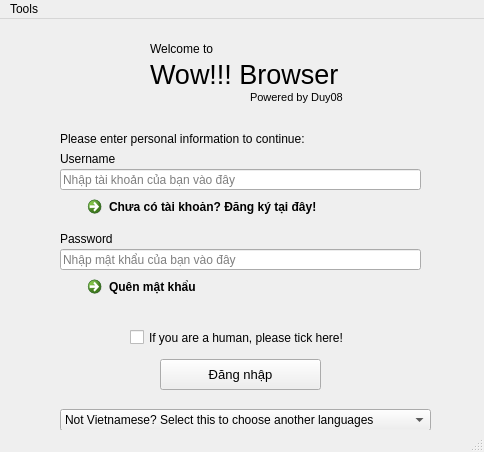
<?xml version="1.0" encoding="UTF-8"?>
<ui version="4.0">
 <class>MainWindow</class>
 <widget class="QMainWindow" name="MainWindow">
  <property name="geometry">
   <rect>
    <x>0</x>
    <y>0</y>
    <width>484</width>
    <height>452</height>
   </rect>
  </property>
  <property name="windowTitle">
   <string>MainWindow</string>
  </property>
  <widget class="QWidget" name="centralwidget">
   <widget class="QLabel" name="label">
    <property name="geometry">
     <rect>
      <x>60</x>
      <y>130</y>
      <width>191</width>
      <height>20</height>
     </rect>
    </property>
    <property name="font">
     <font>
      <pointsize>9</pointsize>
     </font>
    </property>
    <property name="text">
     <string>Username</string>
    </property>
   </widget>
   <widget class="QLineEdit" name="lineEdit">
    <property name="geometry">
     <rect>
      <x>60</x>
      <y>150</y>
      <width>361</width>
      <height>21</height>
     </rect>
    </property>
    <property name="text">
     <string/>
    </property>
    <property name="placeholderText">
     <string>Nhập tài khoản của bạn vào đây</string>
    </property>
   </widget>
   <widget class="QLabel" name="label_2">
    <property name="geometry">
     <rect>
      <x>60</x>
      <y>210</y>
      <width>61</width>
      <height>20</height>
     </rect>
    </property>
    <property name="font">
     <font>
      <pointsize>9</pointsize>
     </font>
    </property>
    <property name="text">
     <string>Password</string>
    </property>
   </widget>
   <widget class="QLineEdit" name="lineEdit_2">
    <property name="geometry">
     <rect>
      <x>60</x>
      <y>230</y>
      <width>361</width>
      <height>21</height>
     </rect>
    </property>
    <property name="placeholderText">
     <string>Nhập mật khẩu của bạn vào đây</string>
    </property>
   </widget>
   <widget class="QCheckBox" name="checkBox">
    <property name="geometry">
     <rect>
      <x>130</x>
      <y>310</y>
      <width>221</width>
      <height>17</height>
     </rect>
    </property>
    <property name="font">
     <font>
      <pointsize>9</pointsize>
     </font>
    </property>
    <property name="text">
     <string>If you are a human, please tick here!</string>
    </property>
   </widget>
   <widget class="QPushButton" name="pushButton">
    <property name="geometry">
     <rect>
      <x>160</x>
      <y>340</y>
      <width>161</width>
      <height>31</height>
     </rect>
    </property>
    <property name="font">
     <font>
      <pointsize>10</pointsize>
     </font>
    </property>
    <property name="text">
     <string>Đăng nhập</string>
    </property>
   </widget>
   <widget class="QCommandLinkButton" name="commandLinkButton">
    <property name="geometry">
     <rect>
      <x>80</x>
      <y>170</y>
      <width>331</width>
      <height>41</height>
     </rect>
    </property>
    <property name="text">
     <string>Chưa có tài khoản? Đăng ký tại đây!</string>
    </property>
   </widget>
   <widget class="QCommandLinkButton" name="commandLinkButton_2">
    <property name="geometry">
     <rect>
      <x>80</x>
      <y>250</y>
      <width>185</width>
      <height>41</height>
     </rect>
    </property>
    <property name="text">
     <string>Quên mật khẩu</string>
    </property>
   </widget>
   <widget class="QLabel" name="label_3">
    <property name="geometry">
     <rect>
      <x>150</x>
      <y>40</y>
      <width>221</width>
      <height>31</height>
     </rect>
    </property>
    <property name="font">
     <font>
      <pointsize>20</pointsize>
     </font>
    </property>
    <property name="text">
     <string>Wow!!! Browser</string>
    </property>
   </widget>
   <widget class="QLabel" name="label_4">
    <property name="geometry">
     <rect>
      <x>150</x>
      <y>19</y>
      <width>71</width>
      <height>21</height>
     </rect>
    </property>
    <property name="font">
     <font>
      <pointsize>9</pointsize>
     </font>
    </property>
    <property name="text">
     <string>Welcome to</string>
    </property>
   </widget>
   <widget class="QLabel" name="label_5">
    <property name="geometry">
     <rect>
      <x>60</x>
      <y>110</y>
      <width>261</width>
      <height>20</height>
     </rect>
    </property>
    <property name="font">
     <font>
      <pointsize>9</pointsize>
     </font>
    </property>
    <property name="text">
     <string>Please enter personal information to continue:</string>
    </property>
   </widget>
   <widget class="QLabel" name="label_6">
    <property name="geometry">
     <rect>
      <x>250</x>
      <y>70</y>
      <width>121</width>
      <height>16</height>
     </rect>
    </property>
    <property name="font">
     <font>
      <pointsize>8</pointsize>
     </font>
    </property>
    <property name="text">
     <string>Powered by Duy08</string>
    </property>
   </widget>
   <widget class="QComboBox" name="comboBox">
    <property name="geometry">
     <rect>
      <x>60</x>
      <y>390</y>
      <width>371</width>
      <height>22</height>
     </rect>
    </property>
    <property name="font">
     <font>
      <pointsize>9</pointsize>
     </font>
    </property>
    <item>
     <property name="text">
      <string>Not Vietnamese? Select this to choose another languages</string>
     </property>
    </item>
    <item>
     <property name="text">
      <string>Vietnamese (Default)</string>
     </property>
    </item>
    <item>
     <property name="text">
      <string>English (US)</string>
     </property>
    </item>
    <item>
     <property name="text">
      <string>English (UK)</string>
     </property>
    </item>
    <item>
     <property name="text">
      <string>Chinese</string>
     </property>
    </item>
    <item>
     <property name="text">
      <string>French</string>
     </property>
    </item>
   </widget>
   <zorder>label</zorder>
   <zorder>lineEdit</zorder>
   <zorder>label_2</zorder>
   <zorder>lineEdit_2</zorder>
   <zorder>checkBox</zorder>
   <zorder>commandLinkButton</zorder>
   <zorder>commandLinkButton_2</zorder>
   <zorder>label_3</zorder>
   <zorder>label_4</zorder>
   <zorder>label_5</zorder>
   <zorder>label_6</zorder>
   <zorder>comboBox</zorder>
   <zorder>pushButton</zorder>
  </widget>
  <widget class="QStatusBar" name="statusbar"/>
  <widget class="QMenuBar" name="menuBar">
   <property name="geometry">
    <rect>
     <x>0</x>
     <y>0</y>
     <width>484</width>
     <height>21</height>
    </rect>
   </property>
   <widget class="QMenu" name="menuTools">
    <property name="title">
     <string>Tools</string>
    </property>
    <addaction name="actionHelp_F1"/>
   </widget>
   <addaction name="menuTools"/>
  </widget>
  <action name="actionNew">
   <property name="text">
    <string>New</string>
   </property>
  </action>
  <action name="actionOpen">
   <property name="text">
    <string>Open</string>
   </property>
  </action>
  <action name="actionSave">
   <property name="text">
    <string>Save</string>
   </property>
  </action>
  <action name="actionRepair_Password">
   <property name="text">
    <string>Repair Password</string>
   </property>
  </action>
  <action name="actionHelp_F1">
   <property name="text">
    <string>Help (F1)</string>
   </property>
  </action>
 </widget>
 <resources/>
 <connections/>
</ui>
